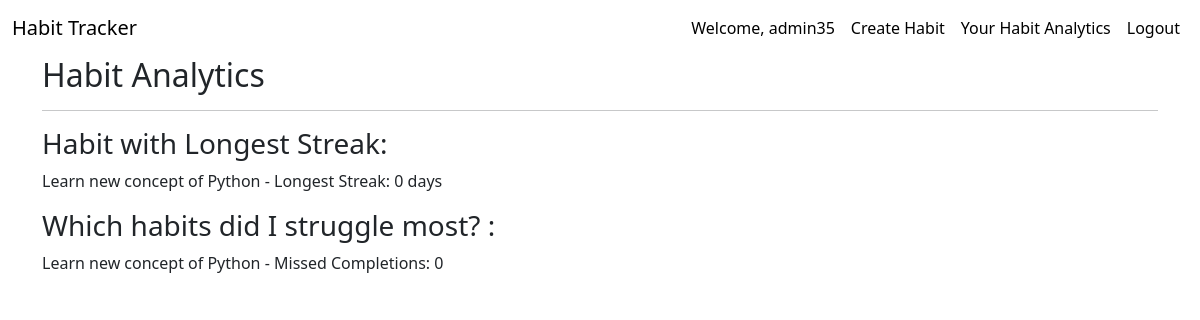
The app's page /habit/analytics/ (signed in) with its own data.
### core/models.py (models this page shows, shortened)
class Habit(models.Model):
    FREQUENCY_CHOICES = [
        ('daily', 'Daily'),
        ('weekly', 'Weekly'),
    ]
    user = models.ForeignKey(User, on_delete=models.CASCADE)
    task = models.CharField(max_length=200)
    periodicity = models.PositiveIntegerField()
    frequency = models.CharField(max_length=10, choices=FREQUENCY_CHOICES)
    current_streak = models.PositiveIntegerField(default=0)
    longest_streak = models.PositiveIntegerField(default=0)
    last_completed_date = models.DateField(null=True, blank=True)
    broken = models.BooleanField(default=False)
    missed_completions = models.PositiveIntegerField(default=0)
    created_date = models.DateField(auto_now_add=True)

### core/views.py (the view)
# urls.py: path('habit/analytics/', views.AnalyticsQuestionAnswerView.as_view(), name='analytic_question_answer'),
class AnalyticsQuestionAnswerView(TemplateView):
    template_name = 'pages/habit_analytics.html'  # Create a template for displaying the analytics
    def get_context_data(self, **kwargs):
        context = super().get_context_data(**kwargs)
        longest_streak_habit = Habit.objects.filter(user=self.request.user).order_by('-longest_streak').first()
        most_broken_streak_habit = Habit.objects.filter(user=self.request.user).order_by('-missed_completions').first()
        context['longest_streak_habit'] = longest_streak_habit
        context['most_broken_streak_habit'] = most_broken_streak_habit
        return context

### templates/pages/habit_analytics.html
{% extends 'base.html' %}
{% block content %}
<div class="container">
    <h2>Habit Analytics</h2>
    <hr>
    <div>
        <h3>Habit with Longest Streak:</h3>
        {% if longest_streak_habit %}
        <p>{{ longest_streak_habit.task }} - Longest Streak: {{ longest_streak_habit.longest_streak }} days</p>
        {% else %}
        <p>No habits found.</p>
        {% endif %}
    </div>
    <div>
        <h3>Which habits did I struggle most? :</h3>
        {% if most_broken_streak_habit %}
        <p>{{ most_broken_streak_habit.task }} - Missed Completions: {{ most_broken_streak_habit.missed_completions }}</p>
        {% else %}
        <p>No habits found.</p>
        {% endif %}
    </div>
</div>
{% endblock %}

### templates/partials/_navbar.html (shortened to what this page needs)
{% load static %}
  <nav class="navbar sticky-top navbar-expand-lg">
    <div class="container-fluid">
      <a class="navbar-brand" href="{% url 'habit_list_view' %}">Habit Tracker</a>
      <div class="collapse navbar-collapse" id="navbarNavAltMarkup">
        <div class="navbar-nav ms-auto">
          {%  if request.user.is_authenticated %}
                 <a class="nav-link"> Welcome, {{ request.user.username }}</a>
                   <a class="nav-link" href="{% url 'habit_list_view' %}"> Create Habit</a>
                   <a class="nav-link" href="{% url 'analytic_question_answer' %}"> Your Habit Analytics </a>
                  <a class="nav-link" href="{% url 'logout' %}">Logout</a>
          {% else %}
                 <a class="nav-link" href="{% url 'login' %}">Login</a>
          {% endif %}
        </div>
      </div>
    </div>
  </nav>

### templates/partials/_navbar.html (style rules this page uses)
a { color: black; text-decoration: none; }
.nav-link { color: black; }

### records on screen
Habit: task "Learn new concept of Python", longest_streak "0", missed_completions "0"

### other values on screen
{{ request.user.username }} "admin35"
